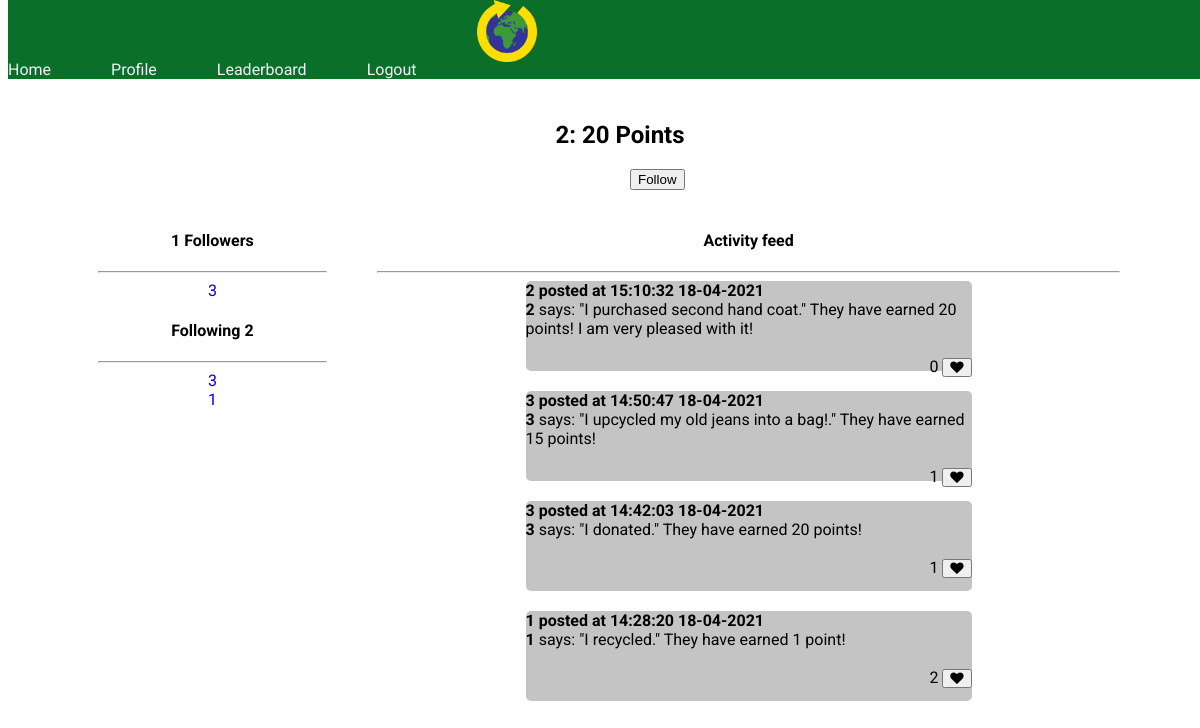
Screenshot of /user/2 (signed in) with the database file from the repository.
### app/models.py (models this page shows, shortened)
class User(UserMixin, db.Model):
    id = db.Column(db.Integer, primary_key=True)
    username = db.Column(db.String(64), index=True, unique=True)
    email = db.Column(db.String(120), index=True, unique=True)
    password_hash = db.Column(db.String(128))
    posts = db.relationship('Post', backref='author', lazy='dynamic')
    points = db.Column(db.Integer, default=0)
    followed = db.relationship(
        'User', secondary=followers,
        primaryjoin=(followers.c.follower_id == id),
        secondaryjoin=(followers.c.followed_id == id),
        backref=db.backref('followers', lazy='dynamic'), lazy='dynamic')
    def is_following(self, user):
        return self.followed.filter(
            followers.c.followed_id == user.id).count() > 0
    def followed_posts(self):
        followed = Post.query.join(
            followers, (followers.c.followed_id == Post.user_id)).filter(
                followers.c.follower_id == self.id)
        own = Post.query.filter_by(user_id=self.id)
        return followed.union(own).order_by(Post.timestamp.desc())

class Post(db.Model):
    id = db.Column(db.Integer, primary_key=True)
    body = db.Column(db.String(140))
    action = db.Column(db.String(64))
    item = db.Column(db.String(64))
    timestamp = db.Column(db.String, index=True)
    user_id = db.Column(db.Integer, db.ForeignKey('user.id'))
    points = db.Column(db.Integer,default=0)
    likes = db.Column(db.Integer, default=0)

### app/routes.py (the view, shortened to what this page needs)
@app.route('/user/<username>', methods=['GET','POST'])
@login_required
def user(username):
    user = User.query.filter_by(username=username).first_or_404()
    posts = user.followed_posts()
    form = LogActivity()
    form2 = EmptyForm()
    return render_template("user.html",user=user, posts=posts, form=form, points=user.points)

### app/forms.py
class LogActivity(FlaskForm):
    actions = {'donated':20,'recycled':1,'upcycled':15,'reused':3,'purchased second hand':20, 'completed the weekly challenge':25,'have something else to share':0}
    action = SelectField('Action:',choices=list(actions.keys()), validators=[DataRequired()])
    item = StringField()
    comment = TextAreaField('Share a comment on your achievement?')
    submit = SubmitField('Log Activity')

class EmptyForm(FlaskForm):
    submit = SubmitField('Submit')

### app/models.py (called while the page is built)
@login.user_loader
def load_user(id):
    return User.query.get(int(id))

### app/templates/user.html (shortened to what this page needs)
{% extends "base.html" %}
{% block content %}
    <table class="aboutme">
        <tr valign="top">
            <td>
                <h2>{{ user.username }}: {{ user.points }} Points</h2>
                {% if user == current_user %}
                {% elif not current_user.is_following(user) %}
                <p>
                    <form action="{{ url_for('follow', username=user.username) }}" method="post">
                        {{ form.submit(value='Follow') }}
                    </form>
                </p>
                {% endif %}
            </td>
        </tr>
    </table>
<div id="container">
    <div id="followers">
        <div id="followers_all">
            <h4>{{ user.followers.count() }} Followers</h4>
            <hr>
            {% for user in user.followers %}
            <a href="{{ url_for('user',username=user.username) }}" id="follower">
            <div>  {{ user.username }} </div>
            </a>
            {% endfor %}
        </div>
        <div id="following_all">
            <h4>Following {{ user.followed.count() }}</h4>
            <hr>
            {% for user in user.followed %}
            <a href="{{ url_for('user',username=user.username) }}" id="following">
            <div >  {{ user.username }} </div>
            </a>
            {% endfor %}
        </div>
    </div>
    <div id="activityfeed">
        <h4>Activity feed</h4>
        <hr>
        {% for post in posts %}
        <a href="{{ url_for('user',username=post.author.username) }}" id="post_link">
            <div class="activitypost">
            <span id="posted info"><b> {{ post.author.username }} posted at {{ post.timestamp }}</b></span>
            <br>
            <span id="postauthor"><b>{{ post.author.username }}</b></span>
            <span id="postbody">{{ post.body }}</span>
            <br>
            <span id="postlikes"> <form action="{{ url_for('update_like', username=user.username, post_id=post.id) }}" method="POST">{{ post.likes }}
                <button><i class="fa fa-heart"></i></button>
            </form>
            </span>
            <br>
        </div>
        </a>
        {% endfor %}
    </div>
</div>
{% endblock %}

### app/static/base.css (style rules this page uses)
h2 { font-family: Roboto, Open Sans, sans-serif; text-align: center; }
h4 { font-family: Roboto, Open Sans, sans-serif; text-align: center; }
p { font-family: Roboto, Open Sans, sans-serif; }
a { font-family: Roboto, Open Sans, sans-serif; }
body { background-color:white; }
#post_link { text-decoration: none; color: black; }
#postlikes { padding-left: 80%; text-align: right; }
.aboutme { text-align: right; margin-left:auto; margin-right: auto; }
#container { width: 100%; clear: both; margin: auto; }
#followers { font-family: Roboto, Open Sans, sans-serif; text-align: left; margin-left: 50px; margin-right: 25px; width: 20%; height: 800px; float: left; }
#activityfeed { text-align:center; margin-left: 25px; margin-right: 50px; width: 65%; height: 800px; float: left; }
.activitypost { text-align:left; margin-left: auto; margin-right: auto; padding-bottom: 5px; margin-bottom: 20px; width: 60%; height: 85px; border-radius: 5px; background-color: #C4C4C4; font-family: Roboto, Open Sans, sans-serif; }
#follower { text-align: center; text-decoration: none; }
#following { text-align: center; text-decoration: none; }

### rows the page displays
User: username "2", points "20"
User: username "3"
User: username "1"
Post: author.username "2", timestamp "15:10:32 18-04-2021", body "says: \"I purchased second hand coat.\" They have earned 20 points! I am very pleased with it!", likes "0"
Post: author.username "3", timestamp "14:50:47 18-04-2021", body "says: \"I upcycled my old jeans into a bag!.\" They have earned 15 points!", likes "1"
Post: author.username "3", timestamp "14:42:03 18-04-2021", body "says: \"I donated.\" They have earned 20 points!", likes "1"
Post: author.username "1", timestamp "14:28:20 18-04-2021", body "says: \"I recycled.\" They have earned 1 point!", likes "2"

### other values shown
{{ user.followers.count() }} "1"
{{ user.followed.count() }} "2"
